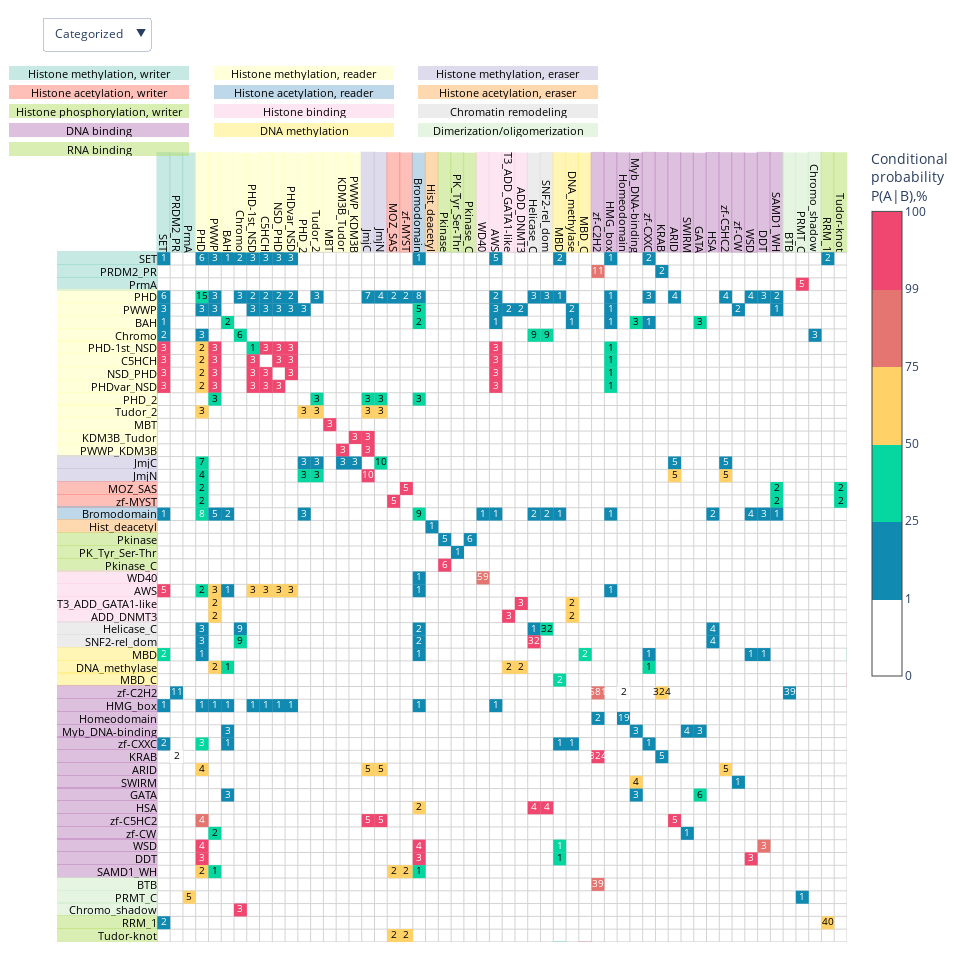

This figure's notebook cell:
### Code cell
import plotly.graph_objects as go
from plotly.subplots import make_subplots
import matplotlib.colors as mcolors


n_rows, n_cols = df_cooc.shape
n_rows, n_cols = df_cooc.shape
x = np.arange(n_cols)
y = np.arange(n_rows)

x, y = np.meshgrid(x, y)

x = x.flatten()
y = y.flatten()


sizes = df_cooc_num.values.flatten()
colors = df_cooc.values.flatten()
mask = colors >0.01

def map_color(val):
    if val < 1:
        return 0
    elif val < 25:
        return 1.5*1/6
    elif val < 50:
        return 2.5*1/6
    elif val < 75:
        return 3.5*1/6
    elif val < 99:
        return 4.5*1/6
    else:
        return 5.5*1/6
def map_font_color(val):
    
    return 'black' if (25<val<75) or (val < 1) else 'white'

colorscale = [
    [0, "#ffffff"],
    [1*1/6, "#ffffff"],
    [1*1/6, "#118ab2"],
    [2*1/6, "#118ab2"],
    [2*1/6, "#06d6a0"],
    [3*1/6, "#06d6a0"],
    [3*1/6, "#ffd166"],
    [4*1/6, "#ffd166"],
    [4*1/6, "#e57570"],
    [5*1/6, "#e57570"],
    [5*1/6, "#ef476f"],
    [6*1/6, "#ef476f"],
]


color_by_cats = [map_color(val) for val in colors[mask]]
pfam_names = list(df_cooc.index)
fig = go.Figure(
    data=[
        go.Scatter(
            x=x[mask],
            y=y[mask],
            text = [int(s) for s in sizes[mask]],
            textposition='middle center',
            hoverinfo='text', 
            hovertext=[
                f"{percent:.2f}%, {num:n} proteins<br>{pfam_names[x]} - {pfam_names[y]}"
                
                for num, percent,x,y in zip(sizes[mask], colors[mask],x[mask],y[mask])
            ],
            mode="markers+text",
            marker=dict(
                color=color_by_cats,
                colorscale=colorscale,
                cmin=0,
                cmax=1,
                colorbar=dict(
                    y=0.6,
                    len=0.6,
                    tickvals=[i/6 for i in range(7)], 
                    ticktext=[0,1,25,50,75,99,100],
                    title="Conditional<br>probability<br>P(A|B),%"
                ),
                size=13,
                showscale=True,
                symbol='square', 
            ),
            textfont=dict(
                color=list(map(map_font_color ,colors[mask])),
                size=10
            )
        )
    ]
)
def get_annot(posx,posy, text,ori,bg_color,width=100,align='right',hover=True):
    c = mcolors.to_rgb(bg_color)
    return dict(
        x=posx,
        y=posy,
        text=text,
        showarrow=False,
        font=dict(
            # family="Courier New, monospace",
            size=11,
            color="black"
            ),
        
        align=align,
        valign='middle',
        height=14,
        width=width,
        xanchor='right',
        yanchor='bottom',
        textangle=0 if ori=='h' else 90,
        borderwidth=0,
        borderpad=0,
        # bordercolor=f'rgba({c[0]}, {c[1]}, {c[2]}, 0.5)',
        bgcolor=f'rgba({c[0]*255}, {c[1]*255}, {c[2]*255}, 0.5)',
        opacity=1.0,
        hovertext=f'{text}<br>{color_to_cat.get(bg_color,"white")}' if hover else None,
        name='text'
        )

annotations_y = [ get_annot(-0.5,pos+0.5,text,'h',color_nodes.get(text,'white')) for pos,text in enumerate(df_cooc.index)]
annotations_x = [ get_annot(pos+0.5,-0.5,text,'v',color_nodes.get(text,'white')) for pos,text in enumerate(df_cooc.columns)]

annotations_legend1 = [get_annot(2+ pos*16,-14+0,text,'h',color,width=180,align='center',hover=False) for pos,(text,color) in enumerate(color_cats[:3])]
annotations_legend2 = [get_annot(2+pos*16, -14+1.4,text,'h',color,width=180,align='center',hover=False) for pos,(text,color) in enumerate(color_cats[3:6])]
annotations_legend3 = [get_annot(2+pos*16, -14+2.8,text,'h',color,width=180,align='center',hover=False) for pos,(text,color) in enumerate(color_cats[6:9])]
annotations_legend4 = [get_annot(2+pos*16, -14+4.5,text,'h',color,width=180,align='center',hover=False) for pos,(text,color) in enumerate(color_cats[9:12])]
annotations_legend5 = [get_annot(2+pos*16, -14+6,text,'h',color,width=180,align='center',hover=False) for pos,(text,color) in enumerate(color_cats[12:])]


height = 960
width = 960
buttons = [dict(
            label=f"Categorized",
            method="update",
            args=[
                {"vis":True},
                {"xaxis.range": [-1,53.5],"yaxis.range": [53.5,-15], "height":height, "width":width}
                 ]
                ),
           dict(
            label=f"All",
            method="update",
            args=[
                {"vis":True},
                {"xaxis.range": [-1,162],"yaxis.range": [162,-15], "height":2000, "width":2000}
                 ]
                ),
           
          ]

fig.update_layout(height=height, width=width,#900
                 # margin=dict(t=100),
                 xaxis=dict(
                     # tickmode="array",
                    tickmode='array',
                    showgrid=False,
                    zeroline=False,
                    range=[-1, 53.5],
                    tickvals=list(range(len(df_cooc.columns))),
                    ticktext=df_cooc.columns,
                    constrain='domain',
                    scaleanchor='y', 
                    # title='Protein domains and families (by Pfam)',
                    showticklabels=False,
                    automargin=True,
                ),
                yaxis=dict(
                    tickmode='array',
                    showgrid=False,
                    zeroline=False,
                    range=[53.5,-15],
                    tickvals=list(range(len(df_cooc.index))),
                    ticktext=df_cooc.index,
                    # autorange='reversed',
                    scaleanchor='x', 
                    constrain='domain',
                    # title='Protein domains and families (by Pfam)',
                    showticklabels=False,
                    automargin=True
                ),
                  annotations=annotations_y+annotations_x+annotations_legend1+annotations_legend2+annotations_legend3+annotations_legend4+annotations_legend5,
                  margin=dict(l=150, r=30, t=50, b=1),
                  plot_bgcolor="white",
                  dragmode=False,
                  updatemenus=[
                                dict(
                                    buttons=buttons,
                                    direction="down",
                                    # active=len(buttons) - 1,
                                    x=0,
                                    y=1,
                                    showactive=True,
                                    pad={"r": 0, "t": 0},
                                    xanchor="right",
                                    yanchor="bottom",
                                ),
                            ],
                )




ticks = np.arange(-0.5, 160,1)
for x in ticks:
    fig.add_shape(
        type='line',
        x0=x, x1=x,
        y0=-0.5, y1=160 - 0.5,
        line=dict(color='lightgray', width=1),
        xref='x', yref='y', layer='below'
    )
    fig.add_shape(
        type='line',
        y0=x, y1=x,
        x0=-0.5, x1=163 - 0.5,
        line=dict(color='lightgray', width=1),
        xref='x', yref='y', layer='below'
    )


config = {
    'scrollZoom': False,  # Disable scroll to zoom
    'modeBarButtonsToRemove': ['zoom2d'],
    'displayModeBar': False,  # Hide the mode bar (toolbar)
    'doubleClick': False,  # Disable double click to reset zoom
    'editable': False,  # Disable edits like moving title and axes
    'staticPlot': False  # Disable all interactivity (makes the plot static)
}
fig.write_html("PfamvsPfam_plot.html", full_html=False,div_id='PfamvsPfam_plot',include_plotlyjs='js/plotly-2.35.2.min.js',config=config)
fig.show()
